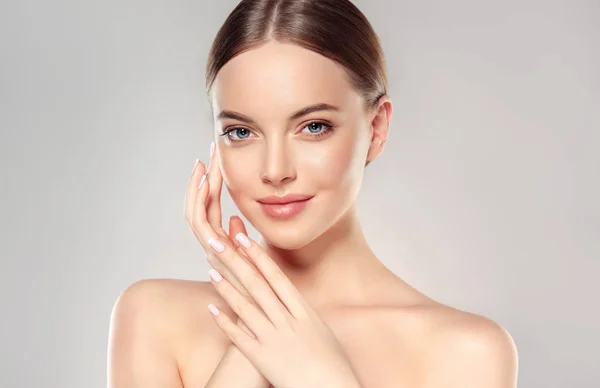
#> input picture Face-Detect/depositphotos_145429177-stock-photo-woman-with-clean-fresh-skin.jpg, 600 x 388 px
$ python Python_Face_Detect.py
#> lines starting #> are read from the running program, lines starting #| are printed output that depends on the picture; after the words box and inside, x2 and y2 are one past the last pixel; in counts of white or black regions, pixels touching at a corner belong together
import cv2

face_cascade = cv2.CascadeClassifier('haarcascade_frontalface_default.xml')
img = cv2.imread('depositphotos_145429177-stock-photo-woman-with-clean-fresh-skin.jpg')
#> img is the input picture: shape (388, 600, 3); mean B, G, R 185, 194.5, 212.1

gray = cv2.cvtColor(img, cv2.COLOR_BGR2GRAY)
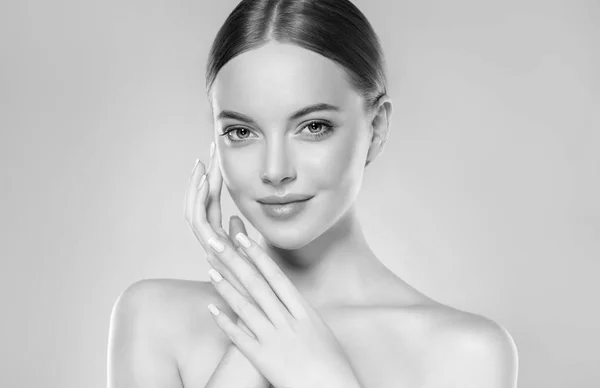
#> gray: shape (388, 600); min 0, max 255, mean 198.6

faces = face_cascade.detectMultiScale(gray, 1.1, 4)
#> faces = [[181, 50, 202, 202]]

for (x, y, w, h) in faces:
    cv2.rectangle(img, (x, y), (x+w, y+h), (255, 0, 0), 2)
#> this loop made 1 pass
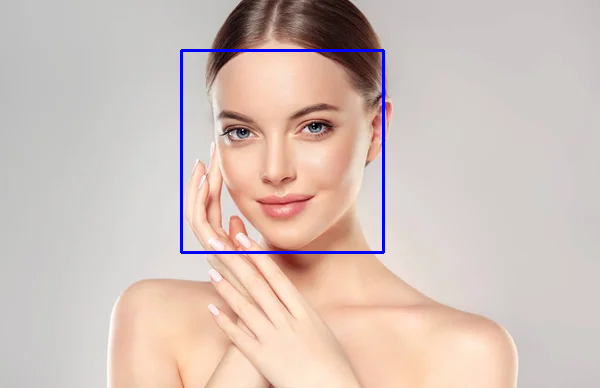
#> img: shape (388, 600, 3); 1.04% of pixels changed, all inside (x1, y1, x2, y2) = (180, 49, 385, 254)

cv2.imshow('img', img)
cv2.waitKey()

cv2.imwrite('face_detected.png', img)
